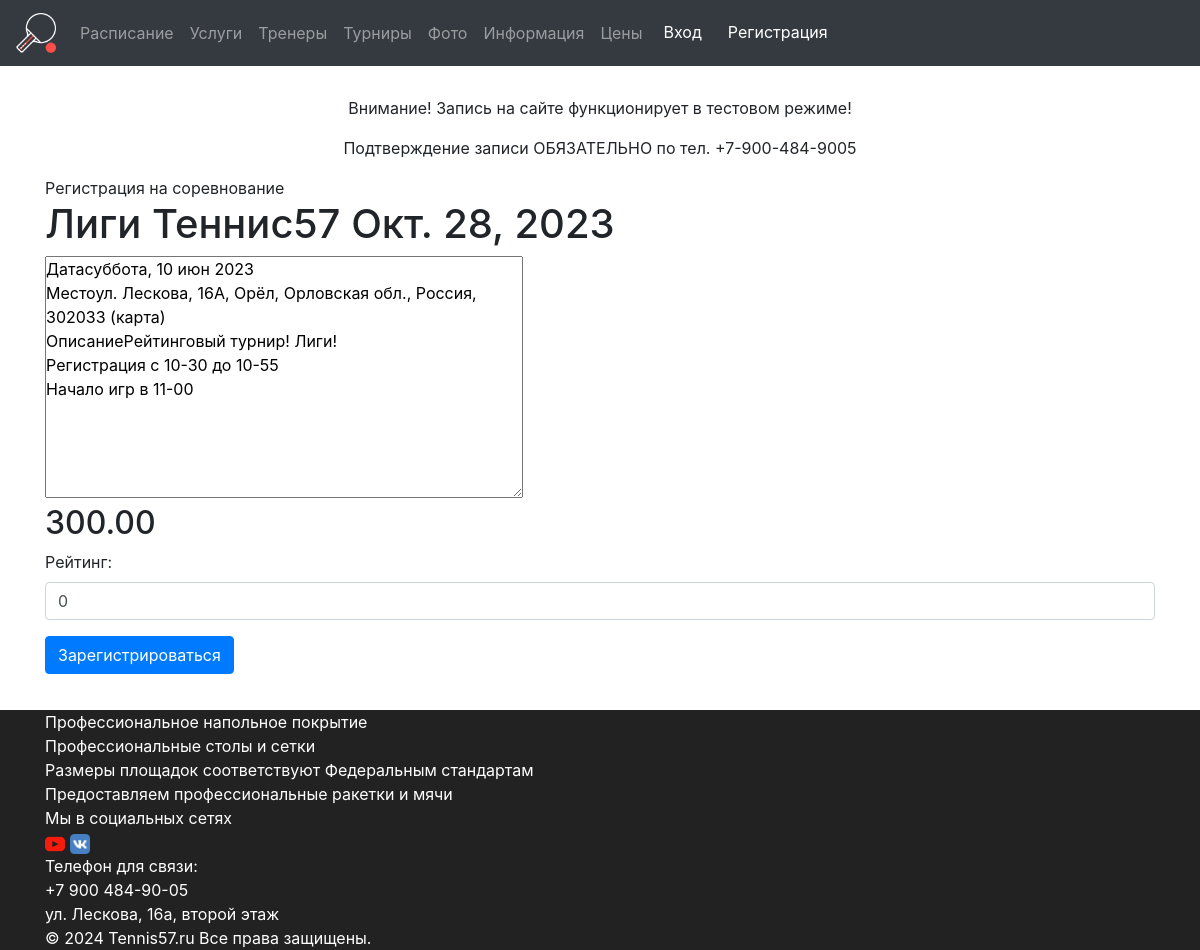
/competitionlistview/2/, run on the app's committed database.
### main/models.py (models this page shows, shortened)
class Competition(models.Model):
    title = models.CharField(max_length=100, verbose_name='Название соревнований')
    describe = models.TextField(verbose_name='Описание', blank=True)
    data = models.DateField(verbose_name='Дата соревнований', default=timezone.now)
    price = models.DecimalField(verbose_name='Цена', max_digits=10, decimal_places=2)
    class Meta:
        verbose_name = 'Соревнование'
        verbose_name_plural = 'Соревнования'
        ordering = ['data']

### main/views.py (the view)
# urls.py: path('competitionlistview/<int:pk>/', CompetitionDetailView.as_view(), name='competition_detail'),
class CompetitionDetailView(DetailView):
    model = Competition
    pk_url_kwarg = 'pk'
    template_name = 'main/our_competition_detail.html'
    extra_context = {'form': RegistrationCompetitionForm}

### templates/main/our_competition_detail.html (shortened to what this page needs)
{% extends 'base.html' %}
{% load static %}
{% block content %}
<div class="container">
    <div class="row">
        <div class="col" style="background-color: #ffffff; ">
            Регистрация на соревнование
            <h1>{{ competition.title }} {{ competition.data }}</h1>
            <textarea rows="10" cols="45"  readonly="true">{{ competition.describe }}</textarea>
            <h2>{{ competition.price }}</h2>
            <form action="registration" method="post">
                    <div class="form-group"  >
                        {{ form.as_p }}
                        <button type="submit" class="btn btn-primary">Зарегистрироваться</button>
                    </div>
                </form>
        </div>
    </div>
</div>
{% endblock %}

### static/css/our-css.css (style rules this page uses)
* { margin: 0; padding: 0; }

### data on the page
Competition: title "Лиги Теннис57", data "Окт. 28, 2023", describe "Датасуббота, 10 июн 2023 Местоул. Лескова, 16А, Орёл, Орловская обл., Россия, 302033 (карта) ОписаниеРейтинговый турнир! Лиги! Регистрация с 10-30 до 10-55 Начало игр в 11-00", price "300.00"
